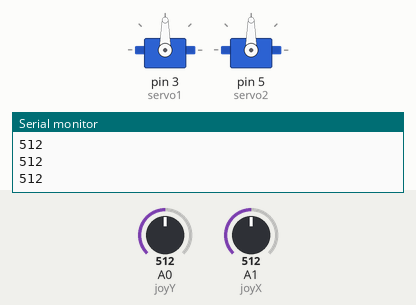
The sketch below on a simulated Arduino Uno, built with avr-gcc and run on an emulated ATmega328P. On the bench: 2 × servo, the last lines printed to the serial monitor. The test bench sets the inputs (shaded band); at power-on: A1 (joyX) = 512, A0 (joyY) = 512.

Above: at 1.2 s.
1.3 s: A1 (joyX) set to 716
At 2.5 s:
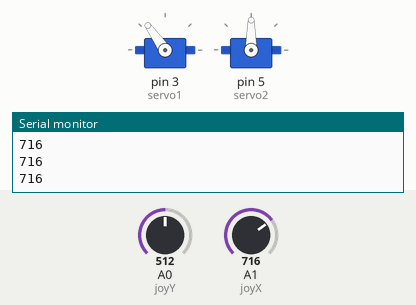
2.8 s: A0 (joyY) set to 716
At 4.0 s:
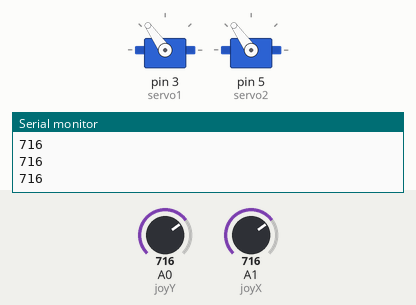
4.3 s: A1 (joyX) set to 900
At 5.5 s:
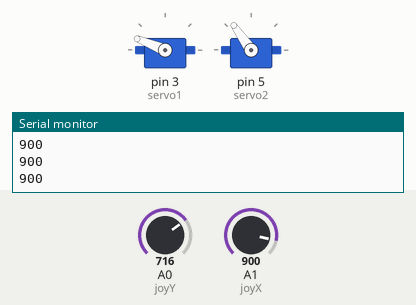
5.8 s: A0 (joyY) set to 900
At 7.0 s:
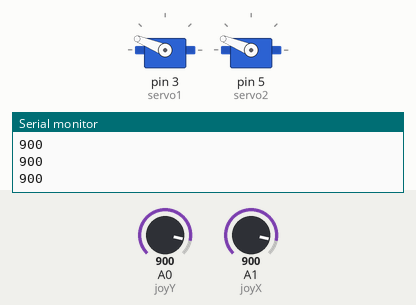
7.3 s: A1 (joyX) set to 1023
At 8.5 s:
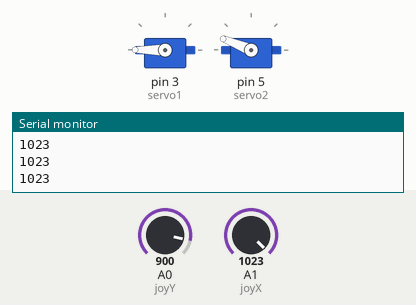
8.8 s: A0 (joyY) set to 1023
At 10.1 s:
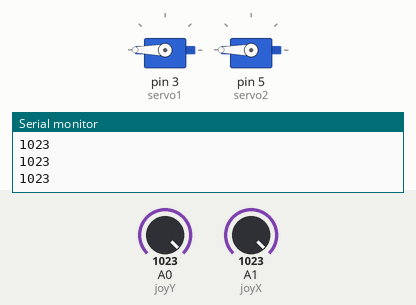
Timing chart, 0 to 11.3 s (numbered marks = the images above; inputs shaded):
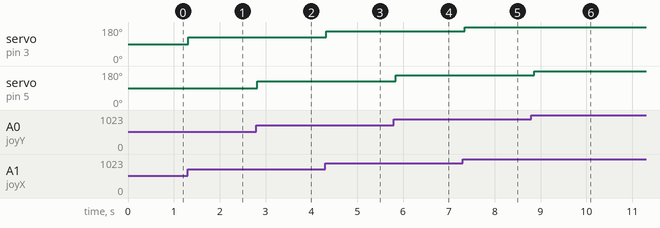

Measured:
- after the input at 1.3 s, servo on pin 3 (servo1): 90° → 125° at once
- after the input at 2.8 s, servo on pin 5 (servo2): 90° → 125° at once
- after the input at 4.3 s, servo on pin 3 (servo1): 125° → 158° at once
- after the input at 5.8 s, servo on pin 5 (servo2): 125° → 158° at once
- after the input at 7.3 s, servo on pin 3 (servo1): 158° → 180° after 0.05 s
- after the input at 8.8 s, servo on pin 5 (servo2): 158° → 180° after 0.06 s

The sketch:

Servo_with_joystick.ino
```cpp
#include <Servo.h>
Servo servo1;
Servo servo2;

int joyX=1;
int joyY=0;

int joyVal;

void setup() {

  servo1.attach(3);
  servo2.attach(5);
  Serial.begin(9600);

}
void loop() {
 joyVal=analogRead(joyX);
 Serial.println(joyVal);
 joyVal=map(joyVal,0,1023,0,180);
 servo1.write(joyVal);

 joyVal=analogRead(joyY);
 joyVal=map(joyVal,0,1023,0,180);
 servo2.write(joyVal);

 delay(100);
}
```
